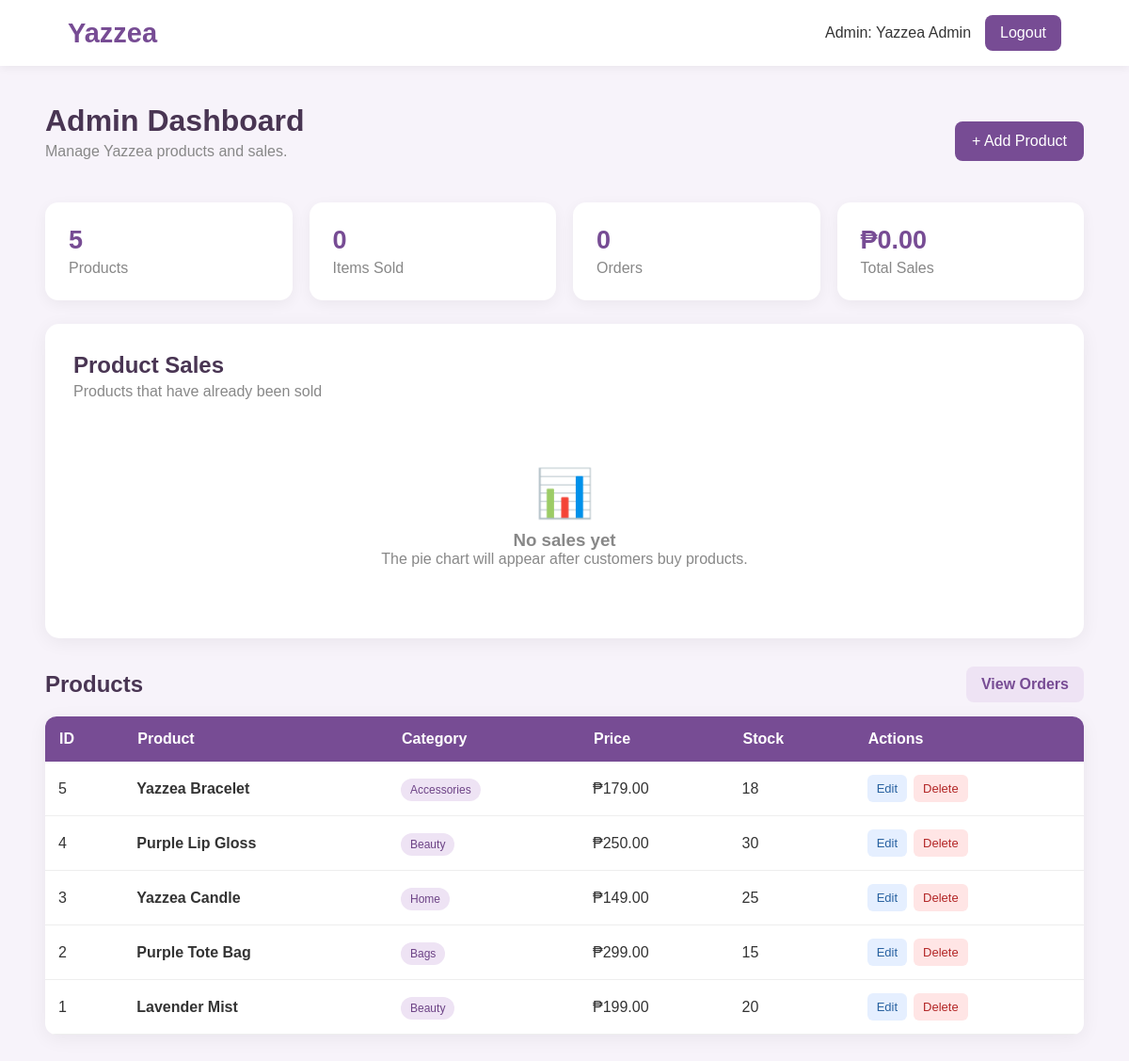
Page /jeremy/yazzea/admin.php (signed in) on the committed database.
### tables this page shows
CREATE TABLE products (
    id INT AUTO_INCREMENT PRIMARY KEY,
    name VARCHAR(100) NOT NULL,
    category VARCHAR(50) NOT NULL,
    price DECIMAL(10,2) NOT NULL,
    quantity INT NOT NULL DEFAULT 0,
    description TEXT,
    created_at TIMESTAMP DEFAULT CURRENT_TIMESTAMP
);

### jeremy/yazzea/admin.php (the view, shortened to what this page needs)
<?php
include "config.php";
$result = $conn->query(
    "SELECT COUNT(*) AS total
     FROM products"
);
$totalProducts =
    $result->fetch_assoc()["total"];
$result = $conn->query(
    "SELECT COUNT(*) AS total
     FROM orders"
);
$totalOrders =
    $result->fetch_assoc()["total"];
$result = $conn->query(
    "SELECT COALESCE(SUM(total_amount), 0) AS total
     FROM orders"
);
$totalSales =
    $result->fetch_assoc()["total"];
$result = $conn->query(
    "SELECT COALESCE(SUM(quantity), 0) AS total
     FROM order_items"
);
$totalSold =
    $result->fetch_assoc()["total"];
$chartLabels = [];
$products = $conn->query(
    "SELECT *
     FROM products
     ORDER BY id DESC"
);
?>
<!DOCTYPE html>
<html lang="en">
<head>
<link rel="stylesheet" href="style.css">
</head>
<body>
<nav class="navbar">
    <div class="brand">
        Yazzea
    </div>
    <div class="nav-right">
        <span>
            Admin:
            <?php
            echo htmlspecialchars(
                $_SESSION["fullname"]
            );
            ?>
        </span>
        <a
            href="logout.php"
            class="logout"
        >
            Logout
        </a>
    </div>
</nav>
<main class="container">
    <div class="page-header">
        <div>
            <h1>
                Admin Dashboard
            </h1>
            <p>
                Manage Yazzea products and sales.
            </p>
        </div>
        <a
            href="add_product.php"
            class="add-button"
        >
            + Add Product
        </a>
    </div>
    <div class="stats">
        <div class="stat-card">
            <div class="stat-number">
                <?php echo $totalProducts; ?>
            </div>
            <div class="stat-label">
                Products
            </div>
        </div>
        <div class="stat-card">
            <div class="stat-number">
                <?php echo $totalSold; ?>
            </div>
            <div class="stat-label">
                Items Sold
            </div>
        </div>
        <div class="stat-card">
            <div class="stat-number">
                <?php echo $totalOrders; ?>
            </div>
            <div class="stat-label">
                Orders
            </div>
        </div>
        <div class="stat-card">
            <div class="stat-number">
                ₱<?php
                echo number_format(
                    $totalSales,
                    2
                );
                ?>
            </div>
            <div class="stat-label">
                Total Sales
            </div>
        </div>
    </div>
    <div class="chart-card">
        <div>
            <h2>
                Product Sales
            </h2>
            <p class="chart-subtitle">
                Products that have already been sold
            </p>
        </div>
        <?php if (count($chartLabels) > 0): ?>
            <div class="chart-wrapper">
                <canvas id="salesChart"></canvas>
            </div>
            <div
                id="chartLegend"
                class="chart-legend"
            ></div>
        <?php else: ?>
            <div class="no-sales">
                <div class="empty-icon">
                    📊
                </div>
                <h3>
                    No sales yet
                </h3>
                <p>
                    The pie chart will appear after customers
                    buy products.
                </p>
            </div>
        <?php endif; ?>
    </div>
    <div class="section-header">
        <div>
            <h2>
                Products
            </h2>
        </div>
        <a
            href="orders.php"
            class="orders-button"
        >
            View Orders
        </a>
    </div>
    <div class="table-container">
        <table>
            <thead>
            <tr>
                <th>ID</th>
                <th>Product</th>
                <th>Category</th>
                <th>Price</th>
                <th>Stock</th>
                <th>Actions</th>
            </tr>
            </thead>
            <tbody>
            <?php while ($product = $products->fetch_assoc()): ?>
                <tr>
                    <td>
                        <?php
                        echo $product["id"];
                        ?>
                    </td>
                    <td>
                        <strong>
                            <?php
                            echo htmlspecialchars(
                                $product["name"]
                            );
                            ?>
                        </strong>
                    </td>
                    <td>
                        <span class="category">
                            <?php
                            echo htmlspecialchars(
                                $product["category"]
                            );
                            ?>
                        </span>
                    </td>
                    <td>
                        ₱<?php
                        echo number_format(
                            $product["price"],
                            2
                        );
                        ?>
                    </td>
                    <td>
                        <?php
                        echo $product["quantity"];
                        ?>
                    </td>
                    <td>
                        <div class="actions">
                            <a
                                href="edit_product.php?id=<?php echo $product["id"]; ?>"
                                class="edit-button"
                            >
                                Edit
                            </a>
                            <a
                                href="delete_product.php?id=<?php echo $product["id"]; ?>"
                                class="delete-button"
                                onclick="return confirm('Delete this product?');"
                            >
                                Delete
                            </a>
                        </div>
                    </td>
                </tr>
            <?php endwhile; ?>
            </tbody>
        </table>
    </div>
</main>
</body>
</html>

### jeremy/yazzea/style.css (style rules this page uses)
* { margin: 0; padding: 0; box-sizing: border-box; }
body { font-family: Arial, Helvetica, sans-serif; background: #f7f3fa; color: #333; }
.navbar { background: white; min-height: 70px; padding: 0 6%; display: flex; justify-content: space-between; align-items: center; box-shadow: 0 2px 10px rgba(0,0,0,.06); }
.brand { font-size: 29px; font-weight: bold; color: #774c94; }
.nav-right { display: flex; align-items: center; gap: 15px; }
.nav-right a { text-decoration: none; }
.logout { background: #774c94; color: white; padding: 10px 16px; border-radius: 8px; }
.orders-button { background: #eee3f4; color: #774c94; padding: 10px 16px; border-radius: 8px; text-decoration: none; font-weight: bold; }
.container { width: 92%; max-width: 1400px; margin: 40px auto; }
.page-header { display: flex; justify-content: space-between; align-items: center; margin-bottom: 25px; }
.page-header h1 { color: #493553; margin-bottom: 5px; }
.page-header p, .page-description { color: #888; margin-bottom: 20px; }
.add-button { background: #774c94; color: white; text-decoration: none; padding: 12px 18px; border-radius: 8px; }
.stats { display: grid; grid-template-columns: repeat(4, 1fr); gap: 18px; margin-bottom: 25px; }
.stat-card { background: white; padding: 25px; border-radius: 14px; box-shadow: 0 4px 15px rgba(0,0,0,.05); }
.stat-number { font-size: 27px; font-weight: bold; color: #774c94; margin-bottom: 5px; }
.stat-label { color: #888; }
.chart-card { background: white; padding: 30px; border-radius: 15px; margin-bottom: 30px; box-shadow: 0 4px 20px rgba(0,0,0,.06); }
.chart-card h2 { color: #493553; margin-bottom: 5px; }
.chart-subtitle { color: #888; margin-bottom: 25px; }
.no-sales { text-align: center; padding: 45px; color: #888; }
.empty-icon { font-size: 50px; margin-bottom: 10px; }
.section-header { display: flex; justify-content: space-between; align-items: center; margin-bottom: 15px; }
.section-header h2 { color: #493553; }
.table-container { background: white; border-radius: 12px; overflow-x: auto; box-shadow: 0 4px 20px rgba(0,0,0,.06); }
table { width: 100%; border-collapse: collapse; }
th { background: #774c94; color: white; padding: 15px; text-align: left; }
td { padding: 14px; border-bottom: 1px solid #eee; }
.category { background: #eee3f4; color: #6d4386; padding: 5px 10px; border-radius: 20px; font-size: 12px; }
.actions { display: flex; gap: 7px; }
.edit-button, .delete-button { padding: 7px 10px; border-radius: 6px; text-decoration: none; font-size: 13px; }
.edit-button { background: #e5efff; color: #2861a0; }
.delete-button { background: #ffe5e5; color: #b32626; }

### rows in the picture
products: id "5", name "Yazzea Bracelet", category "Accessories", price "179.00", quantity "18"
products: id "4", name "Purple Lip Gloss", category "Beauty", price "250.00", quantity "30"
products: id "3", name "Yazzea Candle", category "Home", price "149.00", quantity "25"
products: id "2", name "Purple Tote Bag", category "Bags", price "299.00", quantity "15"
products: id "1", name "Lavender Mist", category "Beauty", price "199.00", quantity "20"

### other values in the picture
$_SESSION["fullname"] "Yazzea Admin"
$totalProducts "5"
$totalSold "0"
$totalOrders "0"
$totalSales "0.00"
